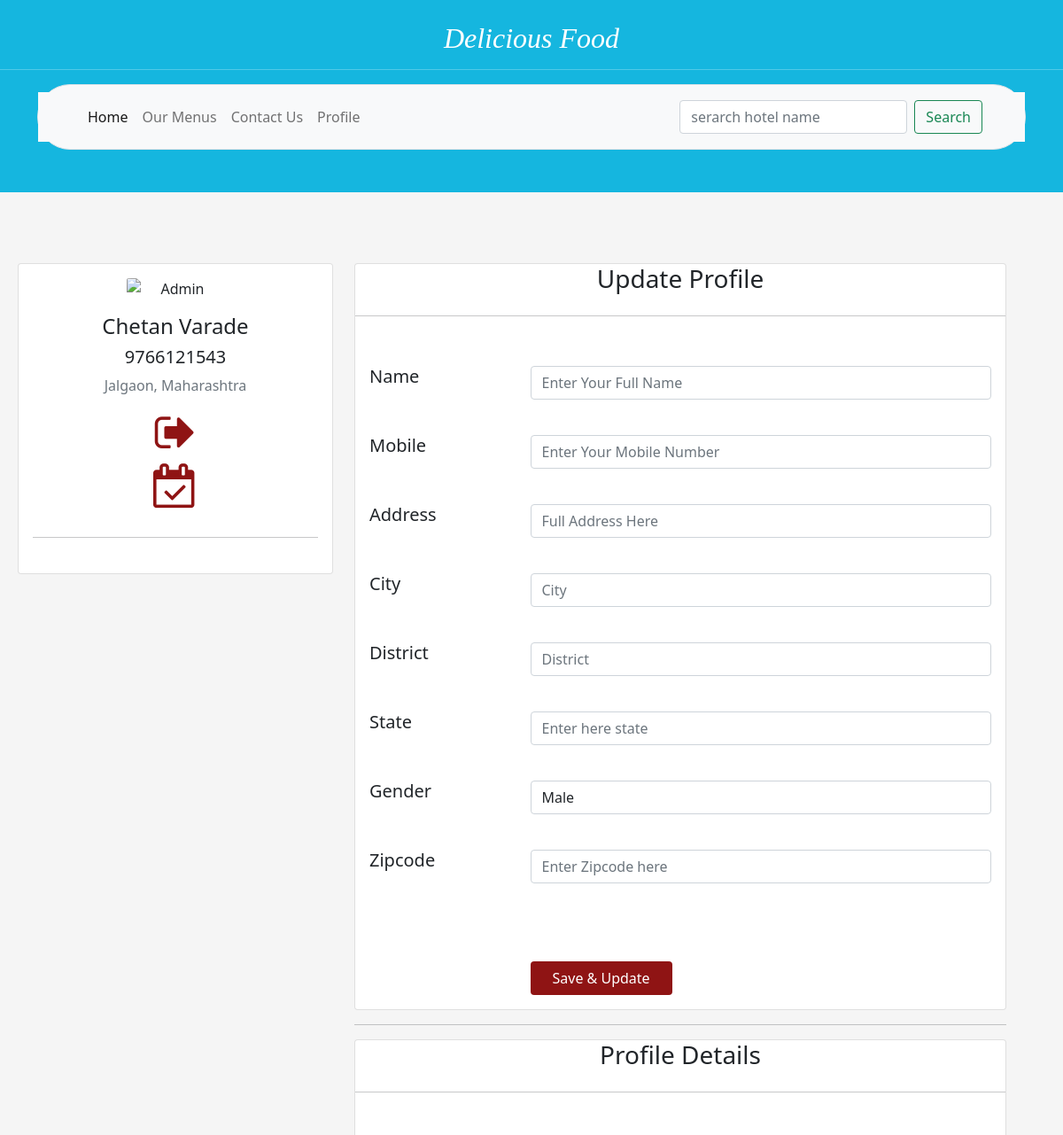
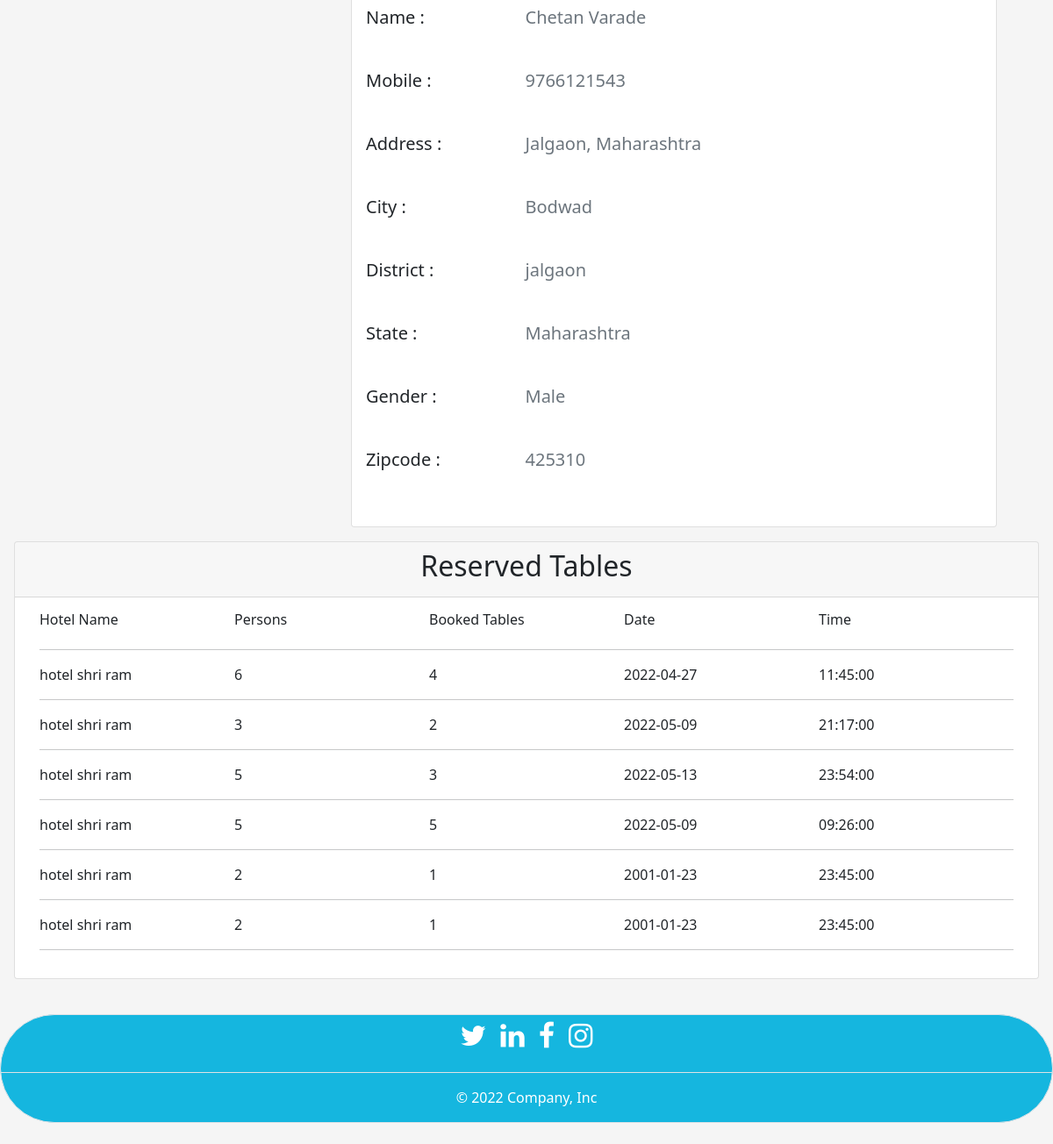
The app's page /profile/ (signed in) with its own data (2 pictures, top to bottom).
### Apk/models.py (models this page shows, shortened)
class Customer(models.Model):
    user = models.ForeignKey(User, on_delete= models.CASCADE)
    full_name = models.CharField(max_length=122)
    mobile = models.CharField(max_length=12,unique= True)
    address = models.CharField(max_length= 155)
    city = models.CharField(max_length= 155, default= 1)
    district = models.CharField(max_length= 155, default= 1)
    state = models.CharField(max_length=122)
    gender = models.CharField(max_length=122)
    zipcode = models.CharField(max_length=8)

class Table(models.Model):
    user = models.ForeignKey(User,on_delete= models.CASCADE)
    name = models.CharField(max_length=122)
    persons = models.IntegerField()
    tables = models.IntegerField()
    date = models.CharField(max_length=50)
    time = models.CharField(max_length=50)
    mobile = models.CharField(max_length=122)
    hotel_name = models.CharField(max_length=122)

### Apk/views.py (the view)
# urls.py: path('profile/',views.profile,name='profile'),
@login_required(login_url="signin")
def profile(request):
    if request.method == "POST":
        form = UserInfo(request.POST)
        if form.is_valid():
            user = request.user
            name = form.cleaned_data['Name']
            mobile = form.cleaned_data['Mobile']
            address = form.cleaned_data['Address']
            city = form.cleaned_data['City']
            district = form.cleaned_data['District']
            state = form.cleaned_data['State']
            gender = form.cleaned_data['Gender']
            zipcode = form.cleaned_data['Zipcode']
            bool_var = Customer.objects.filter(user = request.user).exists()
            mob_unique = Customer.objects.filter(mobile = mobile).exists()
            if mob_unique == True:
                pass
            if bool_var == False:
                obj = Customer(user = user,full_name = name, mobile = mobile, address = address,city = city, district = district, state = state,gender = gender, zipcode = zipcode)
                obj.save()
            else:
                Customer.objects.filter(user = request.user).update(user = user,full_name = name, mobile = mobile, address = address,city = city, district = district, state = state,gender = gender, zipcode = zipcode)
    else:
        form = UserInfo()
    fm = Customer.objects.filter(user = request.user)
    tbl = Table.objects.filter(user = request.user)
    tbl_bool_val = tbl.exists()
    if tbl_bool_val is False:
        messages.warning(request,'NO Table Reserved Yet !!!')
    return render(request, 'profile.html',{'form':form,'fm':fm,'tables':tbl})

### Apk/forms.py
class UserInfo(forms.Form):
    Name = forms.CharField(required=True,widget= forms.TextInput(attrs={'class':'form-control','Placeholder':'Enter Your Full Name'}))
    Mobile = forms.IntegerField(widget= forms.TextInput(attrs= {'class':'form-control','Placeholder':'Enter Your Mobile Number'}))
    Address = forms.CharField(widget= forms.TextInput(attrs= {'class':'form-control','Placeholder':'Full Address Here'}))
    City = forms.CharField(widget= forms.TextInput(attrs={'class':'form-control','Placeholder':'City'}))
    District = forms.CharField(widget= forms.TextInput(attrs={'class':'form-control','Placeholder':'District'}))
    State = forms.CharField(widget= forms.TextInput(attrs= {'class':'form-control','Placeholder':'Enter here state'}))
    Gender = forms.ChoiceField(widget=forms.Select(attrs= {'class':'form-control'}),choices=[('Male','Male'),('Female','Female')])
    Zipcode = forms.IntegerField(widget= forms.TextInput(attrs= {'class':'form-control','Placeholder':'Enter Zipcode here '}))

### Apk/templates/profile.html (shortened to what this page needs)
{% extends 'base.html' %}
        {% block foodmenu %}
        <div class="container m-2">
            <div class="main-body">
                <div class="row">
                    <div class="col-lg-4">
                        <div class="card">
                            <div class="card-body">
                                <div class="d-flex flex-column align-items-center text-center">
                                    <img src="https://bootdey.com/img/Content/avatar/avatar6.png" alt="Admin"
                                        style="border-radius: 5%;" width="110">
                                    <div class="mt-3">
                                        {% for f in fm %}
                                        <h4>{{f.full_name}}</h4>
                                        <h5>{{f.mobile}}</h5>
                                        <p class="text-muted font-size-sm">{{f.address}}</p>
                                        <h1><a href="{% url 'signout' %}"><i
                                                    style="font-size: 50px; color: rgb(143, 20, 20);"
                                                    class="fa fa-sign-out"></i></a></h1>
                                        <h1><a href="{% url 'order' %}"><i
                                                    style="font-size: 50px; color: rgb(143, 20, 20);"
                                                    class="fa fa-calendar-check-o"></i> </a></h1>
                                        {% endfor %}
                                    </div>
                                </div>
                                <hr class="my-4">
                            </div>
                        </div>
                    </div>
                    <div class="col-lg-8">
                        <div class="card">
                            <h3 class="text-center">Update Profile</h3>
                            <hr>
                            <br>
                            <div class="card-body">
                                <form action="" method="post" novalidate>
                                    {% for field in form %}
                                    <div class="row mb-3">
                                        <div class="col-sm-3">
                                            <h5 class="mb-0">{{field.html_name}}</h5>
                                        </div>
                                        <div class="col-sm-9 text-secondary">
                                            {{field}}
                                            <br>
                                        </div>
                                    </div>
                                    {% endfor %}
                                    <div class="row">
                                        <div class="col-sm-3"></div>
                                        <div class="col-sm-9 text-secondary">
                                            <br><br>
                                            <input type="submit" class="btn btn px-4"
                                                style="background-color: rgb(143, 20, 20); color: white;"
                                                value="Save & Update">
                                        </div>
                                    </div>
                                </form>
                            </div>
                        </div>
                        <hr>
                        <div class="row">
                            <div class="col-sm-12">
                                <div class="card">
                                    <h3 class="text-center">Profile Details</h3>
                                    <hr>
                                    <br>
                                    <div class="card-body">
                                        {% for f in fm %}
                                        <div class="row mb-3">
                                            <div class="col-sm-3">
                                                <h5 class="mb-0">Name : </h5>
                                            </div>
                                            <div class="col-sm-9 text-secondary">
                                                <h5>{{f.full_name}}</h5>
                                                <br>
                                            </div>
                                        </div>
                                        <div class="row mb-3">
                                            <div class="col-sm-3">
                                                <h5 class="mb-0">Mobile : </h5>
                                            </div>
                                            <div class="col-sm-9 text-secondary">
                                                <h5>{{f.mobile}}</h5>
                                                <br>
                                            </div>
                                        </div>
                                        <div class="row mb-3">
                                            <div class="col-sm-3">
                                                <h5 class="mb-0">Address : </h5>
                                            </div>
                                            <div class="col-sm-9 text-secondary">
                                                <h5>{{f.address}}</h5>
                                                <br>
                                            </div>
                                        </div>
                                        <div class="row mb-3">
                                            <div class="col-sm-3">
                                                <h5 class="mb-0">City : </h5>
                                            </div>
                                            <div class="col-sm-9 text-secondary">
                                                <h5>{{f.city}}</h5>
                                                <br>
                                            </div>
                                        </div>
                                        <div class="row mb-3">
                                            <div class="col-sm-3">
                                                <h5 class="mb-0">District : </h5>
                                            </div>
                                            <div class="col-sm-9 text-secondary">
                                                <h5>{{f.district}}</h5>
                                                <br>
                                            </div>
                                        </div>
                                        <div class="row mb-3">
                                            <div class="col-sm-3">
                                                <h5 class="mb-0">State : </h5>
                                            </div>
                                            <div class="col-sm-9 text-secondary">
                                                <h5>{{f.state}}</h5>
                                                <br>
                                            </div>
                                        </div>
                                        <div class="row mb-3">
                                            <div class="col-sm-3">
                                                <h5 class="mb-0">Gender : </h5>
                                            </div>
                                            <div class="col-sm-9 text-secondary">
                                                <h5>{{f.gender}}</h5>
                                                <br>
                                            </div>
                                        </div>
                                        <div class="row mb-3">
                                            <div class="col-sm-3">
                                                <h5 class="mb-0">Zipcode : </h5>
                                            </div>
                                            <div class="col-sm-9 text-secondary">
                                                <h5>{{f.zipcode}}</h5>
                                                <br>
                                            </div>
                                        </div>
                                        {% endfor %}
                                    </div>
                                </div>
                            </div>
                        </div>
                    </div>
                </div>
            </div>
        </div>
    <div class="card m-3">
        <div class="card-header">
            <h2 class="text-center">Reserved Tables</h2>
        </div>
        {% if messages %}
            {% for msg in messages  %}
            <div class="alert alert-info" role="alert">
                <p class="text-center">{{msg}}</p>
            </div>
            {% endfor %}
        {% else %}
            <div class="card-body">
                <div class="container">
                    <div class="row  rows-cols-sm-5 g-0">
                        <div class="col">
                            <h6>Hotel Name</h6>
                        </div>
                        <div class="col">
                            <h6>Persons</h6>
                        </div>
                        <div class="col">
                            <h6>Booked Tables</h6>
                        </div>
                        <div class="col">
                            <h6>Date</h6>
                        </div>
                        <div class="col">
                            <h6>Time</h6>
                        </div>
                    </div>
                    <hr>
                    {% for reserved_table in tables %}
                        <div class="row rows-cols-sm-5 g-0">
                            <div class="col">
                                {{reserved_table.hotel_name}}
                            </div>
                            <div class="col">
                                {{reserved_table.persons}}
                            </div>
                            <div class="col">
                                {{reserved_table.tables}}
                            </div>
                            <div class="col">
                                {{reserved_table.date}}
                            </div>
                            <div class="col">
                                {{reserved_table.time}}
                            </div>
                        </div>
                        <hr>
                    {% endfor %}
                </div>
            </div>
        {% endif %}
    </div>
    {% endblock foodmenu %}

### Apk/static/css/main.css (style rules this page uses)
a { text-decoration: none; }

### Apk/templates/base.html (style rules this page uses)
body { background-color: whitesmoke; }
h1 { color: white; font-size: xx-large; font-family: Cambria, Cochin, Georgia, Times, 'Times New Roman', serif; font-style: italic; }

### records on screen
Customer: full_name "Chetan Varade", mobile "9766121543", address "Jalgaon, Maharashtra", city "Bodwad", district "jalgaon", state "Maharashtra", gender "Male", zipcode "425310"
Table: hotel_name "hotel shri ram", persons "6", tables "4", date "2022-04-27", time "11:45:00"
Table: hotel_name "hotel shri ram", persons "3", tables "2", date "2022-05-09", time "21:17:00"
Table: hotel_name "hotel shri ram", persons "5", tables "3", date "2022-05-13", time "23:54:00"
Table: hotel_name "hotel shri ram", persons "5", tables "5", date "2022-05-09", time "09:26:00"
Table: hotel_name "hotel shri ram", persons "2", tables "1", date "2001-01-23", time "23:45:00"
Table: hotel_name "hotel shri ram", persons "2", tables "1", date "2001-01-23", time "23:45:00"

### other values on screen
{{ field.html_name }} "Name" "Mobile" "Address" "City" "District" "State" "Gender" "Zipcode"
